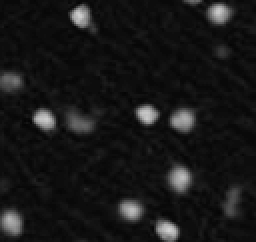
#> input picture exams/2024-fall-Thor/section5/x_NisslStain_9-260.81.png, 128 x 121 px, found by its file name (shown 2 times larger)
$ python q1.py
#> lines starting #> are read from the running program, lines starting #| are printed output that depends on the picture; after the words box and inside, x2 and y2 are one past the last pixel; in counts of white or black regions, pixels touching at a corner belong together
### utils/io_utils.py
from skimage.io import imread
from PIL import Image
import numpy as np
import pydicom
import cv2

# use at you own volition
def load_image(path, grayscale=False):
#> called with grayscale = True
    return imread(path, as_gray=grayscale)
#> returned value is the input picture: shape (121, 128) float64; min 0.0196, max 0.82, mean 0.0928

def load_image_grayscale_255(path):
    img = imread(path, as_gray=True) * 255
    return img

def load_image_grayscale_float(path):
    img = imread(path, as_gray=True)
    return img

def load_image_RGB_255(path):
    img = imread(path, as_gray=False)
    return img

def load_dicom(path):
    return pydicom.dcmread(path).pixel_array.astype(np.int16)

def load_rgb_and_resize(path, size):
    return np.array(Image.open(path).convert('RGB').resize(size))

def load_hsv_image(path):
    return np.array(Image.open(path).convert('HSV'))

from skimage.color import rgb2hsv
# [5 lines left out: function load_hsv_from_rgb, not called in this run]

### utils/morph_utils.py
import cv2
from skimage.morphology import closing, disk, label
from skimage.measure import regionprops
import numpy as np

# [53 lines left out: functions segment_blobs, everything_blobs, filter, clean_and_filter, dice_score, not called in this run]


def erode_circle(binary_image, radius=8):
    kernel_size = 2 * radius + 1
    kernel = cv2.getStructuringElement(cv2.MORPH_ELLIPSE, (kernel_size, kernel_size))
    return cv2.erode(binary_image,kernel)

def dialate_circle(binary_image, radius=8):
    kernel_size = 2 * radius + 1
    kernel = cv2.getStructuringElement(cv2.MORPH_ELLIPSE, (kernel_size, kernel_size))
    return cv2.dilate(binary_image,kernel)

def morph_closing(binary_image,radius=8):
    return erode_circle(dialate_circle(binary_image,radius),radius)

def morph_opening(binary_image,radius=8):
    return dialate_circle(erode_circle(binary_image,radius),radius)

### exams/2024-fall-Thor/section5/q1.py
import math
import numpy as np
from utils.io_utils import load_image
from skimage.util import img_as_float,img_as_ubyte

from utils.morph_utils import morph_opening
from utils.plot_utils import plot_image


x_image = img_as_ubyte(load_image("exams/2024-fall-Thor/section5/x_NisslStain_9-260.81.png",grayscale=True))
y_image = img_as_ubyte(load_image("exams/2024-fall-Thor/section5/y_NisslStain_9-260.81.png",grayscale=True))
#> call 2 of load_image, with grayscale = True
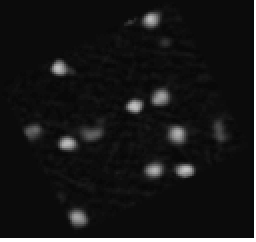
#> input picture exams/2024-fall-Thor/section5/y_NisslStain_9-260.81.png, 128 x 121 px, found by its file name (shown 2 times larger)
#> in load_image, returned value is the input picture: shape (121, 128) float64; min 0.0275, max 1, mean 0.0903

x_thresh = morph_opening(img_as_ubyte(x_image > 30),radius=3)
#> in erode_circle, `return cv2.erode(binary_image,kernel)`:
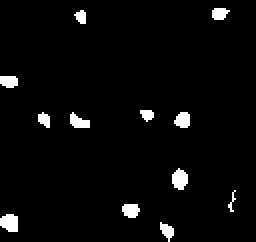
#> returned value: shape (121, 128) (shown 2 times larger); 3.4% white; 12 white regions (1 under 20 px), largest, box (x1, y1, x2, y2) and area: (0, 107, 9, 116) 67, (86, 84, 94, 95) 65, (35, 56, 45, 64) 51
#> in dialate_circle, `kernel_size = 2 * radius + 1`: kernel_size = 7
#> in dialate_circle, `return cv2.dilate(binary_image,kernel)`:
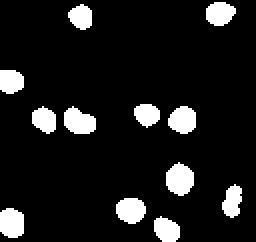
#> returned value: shape (121, 128) (shown 2 times larger); 10.8% white; 12 white regions, largest, box (x1, y1, x2, y2) and area: (83, 81, 97, 98) 177, (32, 53, 48, 67) 163, (0, 104, 12, 119) 156
y_thresh = morph_opening(img_as_ubyte(y_image > 30),radius=3)
#> call 2 of erode_circle, with radius = 3
#> in erode_circle (call 2), `return cv2.erode(binary_image,kernel)`:
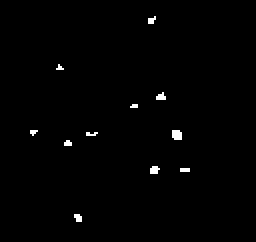
#> returned value: shape (121, 128) (shown 2 times larger); 0.83% white in thin lines or dots, all inside (x1, y1, x2, y2) = (15, 8, 95, 111)
#> call 2 of dialate_circle, with radius = 3
#> in dialate_circle (call 2), `return cv2.dilate(binary_image,kernel)`:
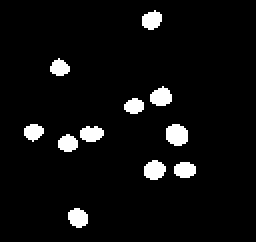
#> returned value: shape (121, 128) (shown 2 times larger); 5.3% white; 11 white regions, largest, box (x1, y1, x2, y2) and area: (83, 62, 94, 73) 99, (72, 80, 83, 90) 84, (75, 43, 86, 53) 81


# plot_image(x_thresh)
# plot_image(y_thresh)


fixed_landmarks_img = load_image("exams/2024-fall-Thor/section5/LabelsFixedImg.png")
#> (the run stopped early here; a loop or call above may not have finished)
